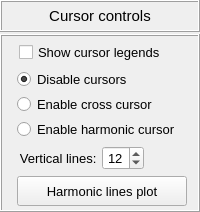
             <widget class="QFrame" name="frame_18">
              <property name="minimumSize">
               <size>
                <width>0</width>
                <height>200</height>
               </size>
              </property>
              <property name="maximumSize">
               <size>
                <width>16777215</width>
                <height>250</height>
               </size>
              </property>
              <property name="frameShape">
               <enum>QFrame::Shape::NoFrame</enum>
              </property>
              <property name="frameShadow">
               <enum>QFrame::Shadow::Raised</enum>
              </property>
              <layout class="QGridLayout" name="gridLayout_21">
               <property name="leftMargin">
                <number>0</number>
               </property>
               <property name="topMargin">
                <number>0</number>
               </property>
               <property name="rightMargin">
                <number>0</number>
               </property>
               <property name="bottomMargin">
                <number>0</number>
               </property>
               <property name="verticalSpacing">
                <number>2</number>
               </property>
               <item row="0" column="0">
                <widget class="QFrame" name="frame_32">
                 <property name="minimumSize">
                  <size>
                   <width>85</width>
                   <height>32</height>
                  </size>
                 </property>
                 <property name="maximumSize">
                  <size>
                   <width>240</width>
                   <height>32</height>
                  </size>
                 </property>
                 <property name="sizeIncrement">
                  <size>
                   <width>0</width>
                   <height>110</height>
                  </size>
                 </property>
                 <property name="frameShape">
                  <enum>QFrame::Shape::Box</enum>
                 </property>
                 <property name="frameShadow">
                  <enum>QFrame::Shadow::Raised</enum>
                 </property>
                 <layout class="QGridLayout" name="gridLayout_32">
                  <property name="leftMargin">
                   <number>0</number>
                  </property>
                  <property name="topMargin">
                   <number>0</number>
                  </property>
                  <property name="rightMargin">
                   <number>0</number>
                  </property>
                  <property name="bottomMargin">
                   <number>0</number>
                  </property>
                  <property name="spacing">
                   <number>0</number>
                  </property>
                  <item row="0" column="0">
                   <widget class="QLabel" name="label_13">
                    <property name="minimumSize">
                     <size>
                      <width>0</width>
                      <height>20</height>
                     </size>
                    </property>
                    <property name="maximumSize">
                     <size>
                      <width>16777215</width>
                      <height>32</height>
                     </size>
                    </property>
                    <property name="font">
                     <font>
                      <pointsize>11</pointsize>
                      <bold>false</bold>
                     </font>
                    </property>
                    <property name="text">
                     <string>Cursor controls</string>
                    </property>
                    <property name="alignment">
                     <set>Qt::AlignmentFlag::AlignCenter</set>
                    </property>
                   </widget>
                  </item>
                 </layout>
                </widget>
               </item>
               <item row="1" column="0">
                <widget class="QFrame" name="frame_30">
                 <property name="minimumSize">
                  <size>
                   <width>85</width>
                   <height>160</height>
                  </size>
                 </property>
                 <property name="maximumSize">
                  <size>
                   <width>220</width>
                   <height>250</height>
                  </size>
                 </property>
                 <property name="sizeIncrement">
                  <size>
                   <width>0</width>
                   <height>110</height>
                  </size>
                 </property>
                 <property name="frameShape">
                  <enum>QFrame::Shape::Box</enum>
                 </property>
                 <property name="frameShadow">
                  <enum>QFrame::Shadow::Raised</enum>
                 </property>
                 <layout class="QGridLayout" name="gridLayout_31">
                  <property name="leftMargin">
                   <number>8</number>
                  </property>
                  <property name="topMargin">
                   <number>4</number>
                  </property>
                  <property name="rightMargin">
                   <number>4</number>
                  </property>
                  <property name="bottomMargin">
                   <number>4</number>
                  </property>
                  <property name="spacing">
                   <number>4</number>
                  </property>
                  <item row="1" column="0">
                   <widget class="QFrame" name="frame_legends">
                    <property name="maximumSize">
                     <size>
                      <width>16777215</width>
                      <height>28</height>
                     </size>
                    </property>
                    <property name="frameShape">
                     <enum>QFrame::Shape::NoFrame</enum>
                    </property>
                    <property name="frameShadow">
                     <enum>QFrame::Shadow::Raised</enum>
                    </property>
                    <layout class="QGridLayout" name="gridLayout_14">
                     <property name="leftMargin">
                      <number>2</number>
                     </property>
                     <property name="topMargin">
                      <number>2</number>
                     </property>
                     <property name="rightMargin">
                      <number>2</number>
                     </property>
                     <property name="bottomMargin">
                      <number>2</number>
                     </property>
                     <property name="spacing">
                      <number>2</number>
                     </property>
                     <item row="0" column="0">
                      <widget class="QCheckBox" name="checkBox_cursor_legends">
                       <property name="minimumSize">
                        <size>
                         <width>75</width>
                         <height>0</height>
                        </size>
                       </property>
                       <property name="maximumSize">
                        <size>
                         <width>200</width>
                         <height>26</height>
                        </size>
                       </property>
                       <property name="font">
                        <font>
                         <family>MS Shell Dlg 2</family>
                         <pointsize>10</pointsize>
                         <italic>false</italic>
                         <bold>false</bold>
                        </font>
                       </property>
                       <property name="text">
                        <string>Show cursor legends</string>
                       </property>
                       <property name="checked">
                        <bool>false</bool>
                       </property>
                      </widget>
                     </item>
                    </layout>
                   </widget>
                  </item>
                  <item row="4" column="0">
                   <widget class="QRadioButton" name="radioButton_harmonic_cursor">
                    <property name="minimumSize">
                     <size>
                      <width>75</width>
                      <height>0</height>
                     </size>
                    </property>
                    <property name="maximumSize">
                     <size>
                      <width>200</width>
                      <height>28</height>
                     </size>
                    </property>
                    <property name="font">
                     <font>
                      <family>MS Shell Dlg 2</family>
                      <pointsize>10</pointsize>
                      <italic>false</italic>
                      <bold>false</bold>
                     </font>
                    </property>
                    <property name="text">
                     <string>Enable harmonic cursor</string>
                    </property>
                    <property name="checked">
                     <bool>false</bool>
                    </property>
                    <attribute name="buttonGroup">
                     <string notr="true">buttonGroup_cursor</string>
                    </attribute>
                   </widget>
                  </item>
                  <item row="5" column="0">
                   <widget class="QFrame" name="frame_vertical_lines">
                    <property name="maximumSize">
                     <size>
                      <width>16777215</width>
                      <height>28</height>
                     </size>
                    </property>
                    <property name="frameShape">
                     <enum>QFrame::Shape::NoFrame</enum>
                    </property>
                    <property name="frameShadow">
                     <enum>QFrame::Shadow::Raised</enum>
                    </property>
                    <layout class="QGridLayout" name="gridLayout_13">
                     <property name="leftMargin">
                      <number>2</number>
                     </property>
                     <property name="topMargin">
                      <number>2</number>
                     </property>
                     <property name="rightMargin">
                      <number>2</number>
                     </property>
                     <property name="bottomMargin">
                      <number>2</number>
                     </property>
                     <property name="spacing">
                      <number>2</number>
                     </property>
                     <item row="0" column="1">
                      <widget class="QSpinBox" name="spinBox_vertical_lines">
                       <property name="minimumSize">
                        <size>
                         <width>0</width>
                         <height>0</height>
                        </size>
                       </property>
                       <property name="maximumSize">
                        <size>
                         <width>16777215</width>
                         <height>26</height>
                        </size>
                       </property>
                       <property name="font">
                        <font>
                         <pointsize>10</pointsize>
                        </font>
                       </property>
                       <property name="alignment">
                        <set>Qt::AlignmentFlag::AlignCenter</set>
                       </property>
                       <property name="minimum">
                        <number>2</number>
                       </property>
                       <property name="maximum">
                        <number>20</number>
                       </property>
                       <property name="value">
                        <number>12</number>
                       </property>
                      </widget>
                     </item>
                     <item row="0" column="0">
                      <widget class="QLabel" name="label_2">
                       <property name="minimumSize">
                        <size>
                         <width>0</width>
                         <height>0</height>
                        </size>
                       </property>
                       <property name="maximumSize">
                        <size>
                         <width>16777215</width>
                         <height>26</height>
                        </size>
                       </property>
                       <property name="baseSize">
                        <size>
                         <width>0</width>
                         <height>0</height>
                        </size>
                       </property>
                       <property name="font">
                        <font>
                         <pointsize>10</pointsize>
                        </font>
                       </property>
                       <property name="text">
                        <string>Vertical lines: </string>
                       </property>
                       <property name="alignment">
                        <set>Qt::AlignmentFlag::AlignRight|Qt::AlignmentFlag::AlignTrailing|Qt::AlignmentFlag::AlignVCenter</set>
                       </property>
                      </widget>
                     </item>
                     <item row="0" column="2">
                      <widget class="QFrame" name="frame_6">
                       <property name="frameShape">
                        <enum>QFrame::Shape::NoFrame</enum>
                       </property>
                       <property name="frameShadow">
                        <enum>QFrame::Shadow::Raised</enum>
                       </property>
                      </widget>
                     </item>
                    </layout>
                   </widget>
                  </item>
                  <item row="3" column="0">
                   <widget class="QRadioButton" name="radioButton_cross_cursor">
                    <property name="minimumSize">
                     <size>
                      <width>75</width>
                      <height>0</height>
                     </size>
                    </property>
                    <property name="maximumSize">
                     <size>
                      <width>200</width>
                      <height>28</height>
                     </size>
                    </property>
                    <property name="font">
                     <font>
                      <family>MS Shell Dlg 2</family>
                      <pointsize>10</pointsize>
                      <italic>false</italic>
                      <bold>false</bold>
                     </font>
                    </property>
                    <property name="text">
                     <string>Enable cross cursor</string>
                    </property>
                    <property name="checked">
                     <bool>false</bool>
                    </property>
                    <attribute name="buttonGroup">
                     <string notr="true">buttonGroup_cursor</string>
                    </attribute>
                   </widget>
                  </item>
                  <item row="2" column="0">
                   <widget class="QRadioButton" name="radioButton_disable_cursors">
                    <property name="minimumSize">
                     <size>
                      <width>75</width>
                      <height>0</height>
                     </size>
                    </property>
                    <property name="maximumSize">
                     <size>
                      <width>200</width>
                      <height>26</height>
                     </size>
                    </property>
                    <property name="font">
                     <font>
                      <family>MS Shell Dlg 2</family>
                      <pointsize>10</pointsize>
                      <italic>false</italic>
                      <bold>false</bold>
                     </font>
                    </property>
                    <property name="text">
                     <string>Disable cursors</string>
                    </property>
                    <property name="checked">
                     <bool>true</bool>
                    </property>
                    <attribute name="buttonGroup">
                     <string notr="true">buttonGroup_cursor</string>
                    </attribute>
                   </widget>
                  </item>
                  <item row="6" column="0">
                   <layout class="QGridLayout" name="gridLayout_15">
                    <property name="sizeConstraint">
                     <enum>QLayout::SizeConstraint::SetDefaultConstraint</enum>
                    </property>
                    <property name="spacing">
                     <number>0</number>
                    </property>
                    <item row="0" column="0">
                     <widget class="QPushButton" name="pushButton_harmonic_lines_plot">
                      <property name="minimumSize">
                       <size>
                        <width>0</width>
                        <height>30</height>
                       </size>
                      </property>
                      <property name="maximumSize">
                       <size>
                        <width>170</width>
                        <height>16777215</height>
                       </size>
                      </property>
                      <property name="font">
                       <font>
                        <pointsize>10</pointsize>
                       </font>
                      </property>
                      <property name="text">
                       <string>Harmonic lines plot</string>
                      </property>
                     </widget>
                    </item>
                   </layout>
                  </item>
                 </layout>
                </widget>
               </item>
              </layout>
             </widget>
